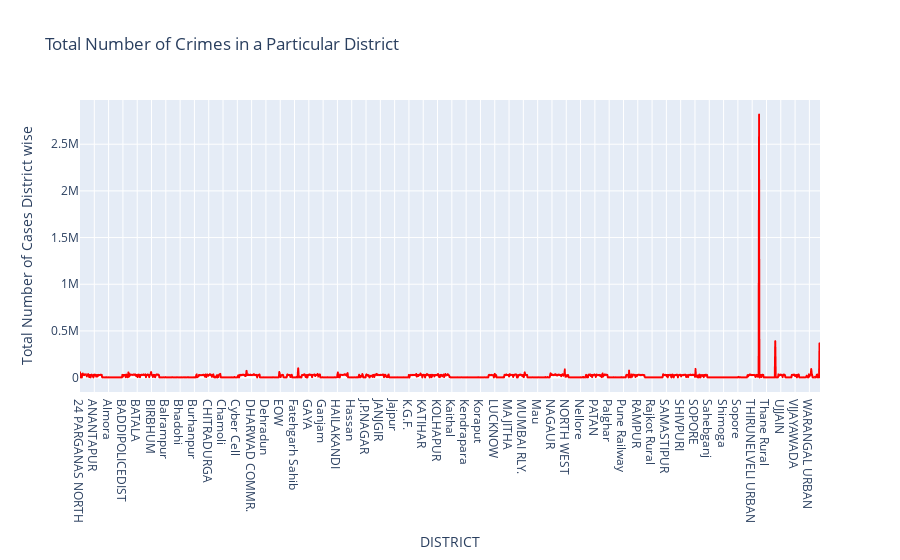

Source (notebook cell):
### Code cell
import plotly.express as px
fig = px.line(pd.DataFrame( total_case_all_years_district.sum(axis=1),columns=['Total Number of Cases District wise']), 
             x=pd.DataFrame( total_case_all_years_district.sum(axis=1)).index, 
             y='Total Number of Cases District wise',title='Total Number of Crimes in a Particular District',color_discrete_sequence=['red'])
fig.show()

### Figure 1 — Plotly figure (JSON) as saved in the notebook; plotly's stock layout.template omitted (floating-point values rounded to 4 significant figures; data arrays with more than 128 entries replaced by an {"elided": "..."} marker saying what was removed)
{"data": [{"hovertemplate": "DISTRICT=%{x}<br>Total Number of Cases District wise=%{y}<extra></extra>", "legendgroup": "", "line": {"color": "red", "dash": "solid"}, "marker": {"symbol": "circle"}, "mode": "lines", "name": "", "showlegend": false, "type": "scattergl", "x": {"elided": "1605 str values"}, "xaxis": "x", "y": {"elided": "1605 int values"}, "yaxis": "y"}], "layout": {"legend": {"tracegroupgap": 0}, "title": {"text": "Total Number of Crimes in a Particular District"}, "xaxis": {"anchor": "y", "domain": [0, 1], "title": {"text": "DISTRICT"}}, "yaxis": {"anchor": "x", "domain": [0, 1], "title": {"text": "Total Number of Cases District wise"}}}}
